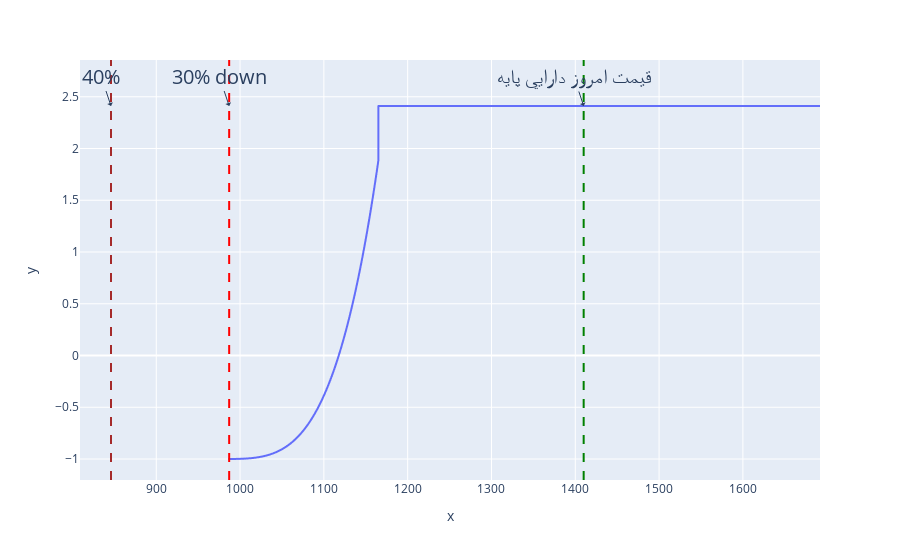

Notebook code for this chart:
### Code cell
pd.options.display.max_rows = 103


for days_until_due in list_of_dueDates[0:1]:
    specific_options  = df[(df['symbol_base']==symbol) & 
                        (df['days_until_due']==days_until_due )&
                        (df['value']>0e7)].sort_values('close_price',ascending=False)

    # for long_call_id in specific_options['id_option']:
    #     for short_call_id in specific_options['id_option']:
    #         if short_call_id == long_call_id:
    #             continue
    long_call_id = '15959332015104326'
    short_call_id = '23281546828097221'
    try:
        UAprice_IRR = calculate_callSpread_strategyIRR(short_call_id ,long_call_id)
        if max(UAprice_IRR.values()) >0.1:
            fig = px.line(x=UAprice_IRR.keys() , y=UAprice_IRR.values() )
            fig.add_annotation(text= "قيمت امروز دارايي پايه", x=df['last_trade_base'][df['id_option'] ==short_call_id].iloc[0], 
                y=max(UAprice_IRR.values()), arrowhead=1, showarrow=True, font={'size':20} , align="left"
            )
            
            fig.add_annotation(text= "30% down" , x=0.7 *df['last_trade_base'][df['id_option'] ==short_call_id].iloc[0], 
                y=max(UAprice_IRR.values()), arrowhead=1, showarrow=True, font={'size':20} , align="left"
            )
            
            fig.add_vline( x=df['last_trade_base'][df['id_option'] ==short_call_id].iloc[0],
                                line_dash="dash", line_color="green"
                    )
            fig.add_vline( x=0.7 * df['last_trade_base'][df['id_option'] ==short_call_id].iloc[0],
                                line_dash="dash", line_color="red"
                    )
            
            fig.add_annotation(text= "40%" , x=0.6 *df['last_trade_base'][df['id_option'] ==short_call_id].iloc[0], 
                y=max(UAprice_IRR.values()), arrowhead=1, showarrow=True, font={'size':20} , align="left"
            )
            
            fig.add_vline( x=0.6 * df['last_trade_base'][df['id_option'] ==short_call_id].iloc[0],
                                line_dash="dash", line_color="brown")
            
            fig.show()
    except Exception as e:
        print(e)
        pass

### Figure 1 — Plotly figure (JSON) as saved in the notebook; plotly's stock layout.template omitted (floating-point values rounded to 4 significant figures; data arrays with more than 128 entries replaced by an {"elided": "..."} marker saying what was removed)
{"data": [{"hovertemplate": "x=%{x}<br>y=%{y}<extra></extra>", "legendgroup": "", "line": {"color": "#636efa", "dash": "solid"}, "marker": {"symbol": "circle"}, "mode": "lines", "name": "", "showlegend": false, "type": "scattergl", "x": {"elided": "5000 float values"}, "xaxis": "x", "y": {"elided": "5000 float values"}, "yaxis": "y"}], "layout": {"annotations": [{"align": "left", "arrowhead": 1, "font": {"size": 20}, "showarrow": true, "text": "قيمت امروز دارايي پايه", "x": 1410, "y": 2.411}, {"align": "left", "arrowhead": 1, "font": {"size": 20}, "showarrow": true, "text": "30% down", "x": 987.0, "y": 2.411}, {"align": "left", "arrowhead": 1, "font": {"size": 20}, "showarrow": true, "text": "40%", "x": 846, "y": 2.411}], "legend": {"tracegroupgap": 0}, "margin": {"t": 60}, "shapes": [{"line": {"color": "green", "dash": "dash"}, "type": "line", "x0": 1410, "x1": 1410, "xref": "x", "y0": 0, "y1": 1, "yref": "y domain"}, {"line": {"color": "red", "dash": "dash"}, "type": "line", "x0": 987.0, "x1": 987.0, "xref": "x", "y0": 0, "y1": 1, "yref": "y domain"}, {"line": {"color": "brown", "dash": "dash"}, "type": "line", "x0": 846, "x1": 846, "xref": "x", "y0": 0, "y1": 1, "yref": "y domain"}], "xaxis": {"anchor": "y", "domain": [0, 1], "title": {"text": "x"}}, "yaxis": {"anchor": "x", "domain": [0, 1], "title": {"text": "y"}}}}
